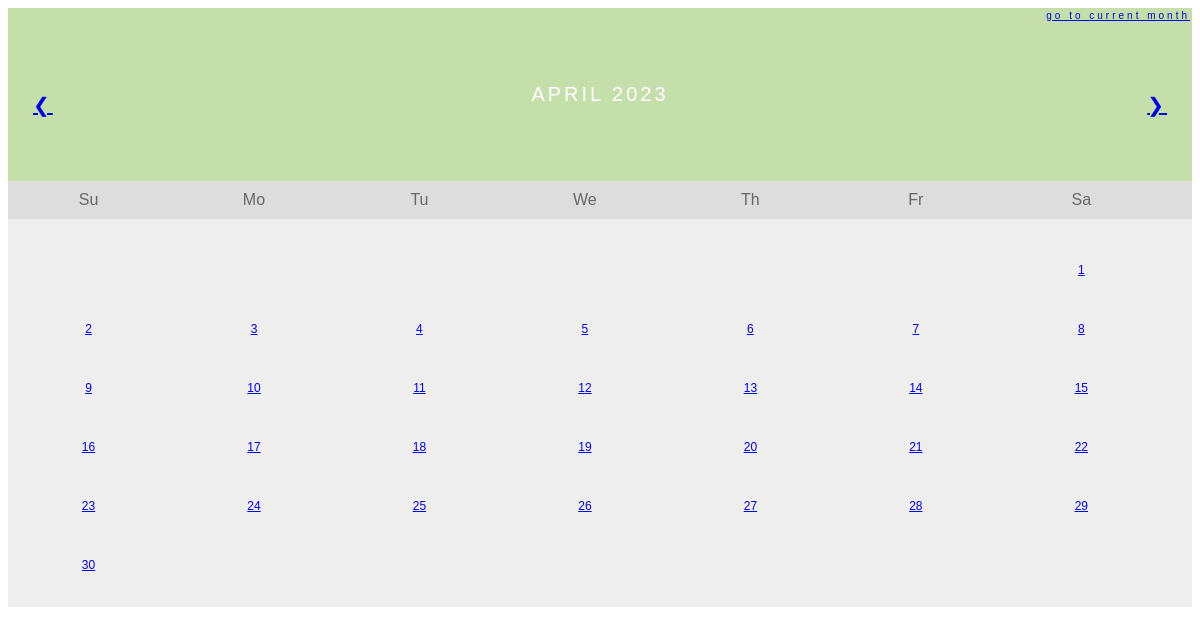
/calendar?month=April&year=2023, run on the app's committed database.
### tables this page shows
CREATE TABLE table_16_April_2023 (id Integer, date String, period_started String, period_ended String, cramps String, headache String, fatigue String, acne String);

### main.py (the view)
@app.route("/calendar")
def calendar():
    month_name = request.args.get("month")
    month_number = tv.list_of_months.index(month_name) + 1
    month_number_string = str(month_number).rjust(2, "0")
    year = request.args.get("year")
    month_and_year_name = f"{month_name} {year}"
    month_year_and_number = [year, month_number_string]
    table_years_and_months_index = updated_table_years_and_months.index(
        month_year_and_number
    )
    table_number = str((table_years_and_months_index) + 1).rjust(2, "0")
    month_days = get_table_from_database(
        tablename=f"table_{table_number}_{month_name}_{year}"
    )
    first_of_month_weekday = tv.get_1st_day_in_month_weekday(
        year=int(year), month=month_number
    )
    try:
        next_year_and_month_from_list = updated_table_years_and_months[
            table_years_and_months_index + 1
        ]
        next_month = tv.list_of_months[int(next_year_and_month_from_list[1]) - 1]
        next_month_year = next_year_and_month_from_list[0]
    except IndexError:
        next_month = None
        next_month_year = None
    if table_years_and_months_index - 1 >= 0:
        previous_year_and_month_from_list = updated_table_years_and_months[
            table_years_and_months_index - 1
        ]
        previous_month = tv.list_of_months[
            int(previous_year_and_month_from_list[1]) - 1
        ]
        previous_month_year = previous_year_and_month_from_list[0]
    else:
        previous_month = None
        previous_month_year = None
    try:
        predicted_days_of_period = predicted_period_days
    except NameError:
        predicted_days_of_period = None
    return render_template(
        "calendar.html",
        predicted_period_days=predicted_days_of_period,
        days=month_days,
        weekday=first_of_month_weekday,
        month_and_year=month_and_year_name,
        year=year,
        current_month=tv.current_month_name,
        current_month_year=tv.current_year,
        month=month_name,
        next_month=next_month,
        next_month_year=next_month_year,
        previous_month=previous_month,
        previous_month_year=previous_month_year,
    )

### core/time_variables.py (called while the page is built)
def get_1st_day_in_month_weekday(year, month):
    first_of_month_weekday = weekday(year=year, month=month, day=1)
    return first_of_month_weekday

### database/database.py (called while the page is built)
def get_table_from_database(tablename):
    conn = get_db_connection()
    month_days = conn.execute(f"SELECT * FROM {tablename}").fetchall()
    conn.close()
    return month_days

### database/initialize_database.py (called while the page is built)
def get_db_connection():
    conn = sqlite3.connect("period_tracking_app.db")
    conn.row_factory = sqlite3.Row
    return conn

### templates/calendar.html (shortened to what this page needs)
<!DOCTYPE html>
<html lang="en">
<head>
</head>
<body>
    <div class="month">
        <ul>
            <li class="current_month_cal">
              <a href="{{url_for('calendar', month=current_month, year=current_month_year)}}"> Go To Current Month </a>
            </li>
            {% if previous_month != None %}
              <li class="prev">
                  <a href="{{url_for('calendar', month=previous_month, year=previous_month_year)}}"> &#10094 </a>
              </li>
            {% endif %}
            {% if next_month != None %}
              <li class="next" >
                  <a href="{{url_for('calendar', month=next_month, year=next_month_year)}}"> &#10095 </a>
              </li>
            {% endif %}
            <li>
                {{ month_and_year }}
            </li>
        </ul>
      </div>
    <ul class="weekdays">
        <li>Su</li>
        <li>Mo</li>
        <li>Tu</li>
        <li>We</li>
        <li>Th</li>
        <li>Fr</li>
        <li>Sa</li>
    </ul>
    <ul class="days">
        {% if weekday == 5: %}
        <li></li>
        <li></li>
        <li></li>
        <li></li>
        <li></li>
        <li></li>
        {% endif %}
        {% for day in days: %}
        <li>
            <a href="{{ url_for('day_details', month=month, date=day['id'], year=year) }}">{{ day["id"] }}</a>
        </li>
        {% endfor %}
    </ul>
</body>
</html>

### templates/calendar.html (style rules this page uses)
* { box-sizing: border-box; }
ul { list-style-type: none; }
body { font-family: Verdana, sans-serif; }
.month { padding: 75px 25px; width: 100%; background: #C4DFAA; text-align: center; }
.month ul { margin: 0; padding: 0; }
.month ul li { color: white; font-size: 20px; text-transform: uppercase; letter-spacing: 3px; }
.month .current_month_cal { position: absolute; top: 10px; right: 10px; font-size: 10px; text-transform: lowercase; }
.month .prev { float: left; padding-top: 10px; }
.month .next { float: right; padding-top: 10px; }
.weekdays { margin: 0; padding: 10px 0; background-color: #ddd; }
.weekdays li { display: inline-block; width: 13.6%; color: #666; text-align: center; }
.days { padding: 10px 0; background: #eee; margin: 0; }
.days li { list-style-type: none; display: inline-block; width: 13.6%; text-align: center; padding: 20px 0; margin-bottom: 5px; font-size:12px; color: black; }

### data on the page
table_16_April_2023: id "1"
table_16_April_2023: id "2"
table_16_April_2023: id "3"
table_16_April_2023: id "4"
table_16_April_2023: id "5"
table_16_April_2023: id "6"
table_16_April_2023: id "7"
table_16_April_2023: id "8"
table_16_April_2023: id "9"
table_16_April_2023: id "10"
table_16_April_2023: id "11"
table_16_April_2023: id "12"
table_16_April_2023: id "13"
table_16_April_2023: id "14"
table_16_April_2023: id "15"
table_16_April_2023: id "16"
table_16_April_2023: id "17"
table_16_April_2023: id "18"
table_16_April_2023: id "19"
table_16_April_2023: id "20"
table_16_April_2023: id "21"
table_16_April_2023: id "22"
table_16_April_2023: id "23"
table_16_April_2023: id "24"
table_16_April_2023: id "25"
table_16_April_2023: id "26"
table_16_April_2023: id "27"
table_16_April_2023: id "28"
table_16_April_2023: id "29"
table_16_April_2023: id "30"

### other printed values
{{ month_and_year }} "APRIL 2023"
